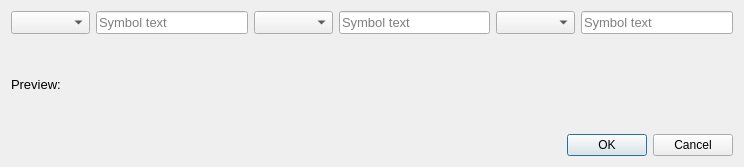
<?xml version="1.0" encoding="UTF-8"?>
<ui version="4.0">
 <class>FolderNamingRuleDialog</class>
 <widget class="QDialog" name="FolderNamingRuleDialog">
  <property name="geometry">
   <rect>
    <x>0</x>
    <y>0</y>
    <width>744</width>
    <height>167</height>
   </rect>
  </property>
  <property name="windowTitle">
   <string>Folder naming rule</string>
  </property>
  <layout class="QVBoxLayout" name="verticalLayout">
   <item>
    <layout class="QHBoxLayout" name="MainLayout">
     <property name="leftMargin">
      <number>0</number>
     </property>
     <property name="rightMargin">
      <number>0</number>
     </property>
     <property name="bottomMargin">
      <number>0</number>
     </property>
     <item>
      <layout class="QHBoxLayout" name="slotLayout1">
       <item>
        <widget class="QComboBox" name="comboSlot1">
         <property name="font">
          <font>
           <pointsize>10</pointsize>
          </font>
         </property>
        </widget>
       </item>
       <item>
        <widget class="QLineEdit" name="symbolText1">
         <property name="font">
          <font>
           <pointsize>10</pointsize>
          </font>
         </property>
         <property name="placeholderText">
          <string>Symbol text</string>
         </property>
        </widget>
       </item>
      </layout>
     </item>
     <item>
      <layout class="QHBoxLayout" name="slotLayout2">
       <item>
        <widget class="QComboBox" name="comboSlot2">
         <property name="font">
          <font>
           <pointsize>10</pointsize>
          </font>
         </property>
        </widget>
       </item>
       <item>
        <widget class="QLineEdit" name="symbolText2">
         <property name="font">
          <font>
           <pointsize>10</pointsize>
          </font>
         </property>
         <property name="placeholderText">
          <string>Symbol text</string>
         </property>
        </widget>
       </item>
      </layout>
     </item>
     <item>
      <layout class="QHBoxLayout" name="slotLayout3">
       <item>
        <widget class="QComboBox" name="comboSlot3">
         <property name="font">
          <font>
           <pointsize>10</pointsize>
          </font>
         </property>
        </widget>
       </item>
       <item>
        <widget class="QLineEdit" name="symbolText3">
         <property name="font">
          <font>
           <pointsize>10</pointsize>
          </font>
         </property>
         <property name="placeholderText">
          <string>Symbol text</string>
         </property>
        </widget>
       </item>
      </layout>
     </item>
    </layout>
   </item>
   <item>
    <widget class="QLabel" name="previewLabel">
     <property name="font">
      <font>
       <pointsize>10</pointsize>
      </font>
     </property>
     <property name="text">
      <string>Preview:</string>
     </property>
    </widget>
   </item>
   <item>
    <widget class="QDialogButtonBox" name="buttonBox">
     <property name="standardButtons">
      <set>QDialogButtonBox::Cancel|QDialogButtonBox::Ok</set>
     </property>
    </widget>
   </item>
  </layout>
 </widget>
 <resources/>
 <connections/>
</ui>
